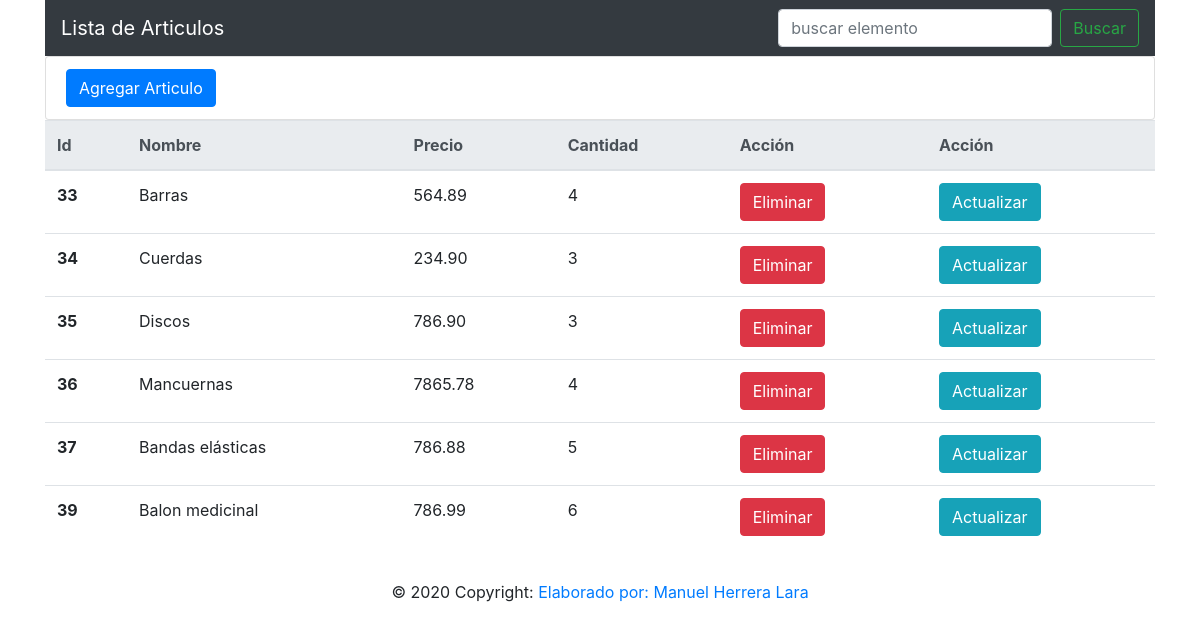
Before: /articulos/lista/ with the older database file.
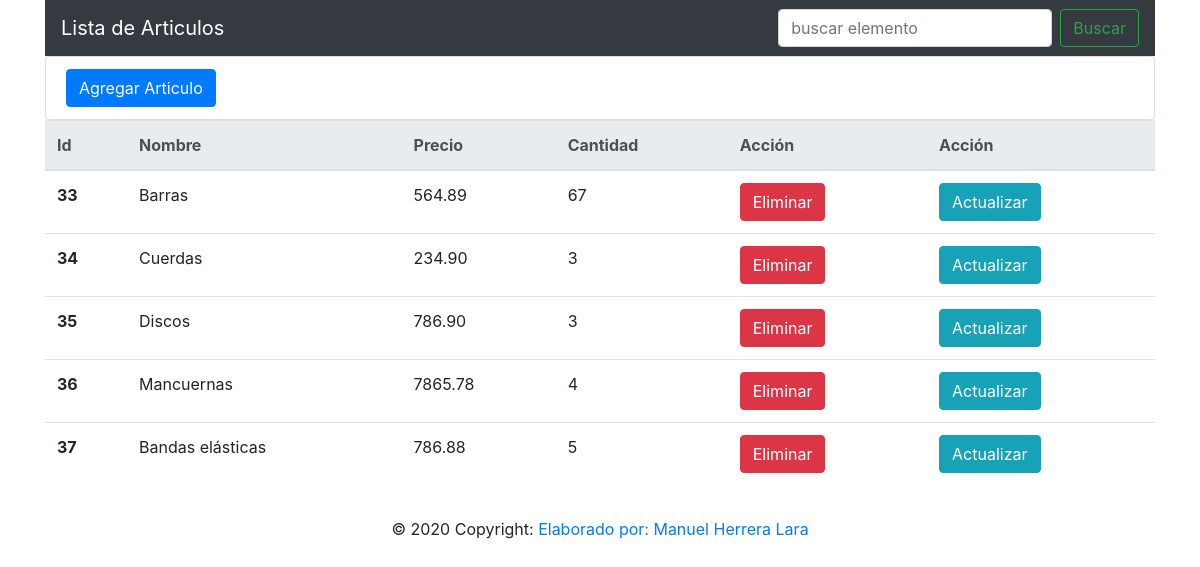
After: the same page with the newer database file.
### articulos/models.py (models this page shows, shortened)
class Articulo(models.Model):
    nombre = models.CharField("Nombre", max_length=100)
    cantidad = models.IntegerField("Stock")
    precio = models.DecimalField("Precio unitario", max_digits=10, decimal_places=2)
    descripcion = models.TextField("Descripción", null=True, blank=True)

### articulos/views.py (the view)
# urls.py: path('lista/', views.lista, name="lista_articulos"),
def lista(request):
    articulos = Articulo.objects.all()
    return render(request, 'articulos/lista_articulos.html', {'articulos': articulos})

### articulos/templates/articulos/lista_articulos.html
{% extends 'articulos/base.html' %}
{% block content%}
    <div class="container">
        <div>
            <ul class="list-group">
                <li class="list-group-item">
                    <a href="{% url 'articulos:agregar' %}">
                        <button type="button" class="btn btn-primary">Agregar Articulo</button>
                    </a>
                </li>
            </ul>
        </div>
        <table class="table">
            <thead class="thead-light">
                <tr>
                    <th scope="col">Id</th>
                    <th scope="col">Nombre</th>
                    <th scope="col">Precio</th>
                    <th scope="col">Cantidad</th>
                    <th acope="col">Acción</th>
                    <th scope="col">Acción</th>
                </tr>
            </thead>
            <tbody>
                {% for articulo in articulos %}
                    <tr>
                        <th scope="row">{{ articulo.id }}</th>
                        <td>{{ articulo.nombre }}</td>
                        <td>{{ articulo.precio }}</td>
                        <td>{{ articulo.cantidad }}</td>
                        <td>
                            <a href="{% url 'articulos:eliminar' articulo.id %}">
                                <button type="button" class="btn btn-danger">Eliminar</button>
                            </a>
                        </td>
                        <td>
                            <a href="{% url 'articulos:actualizar' articulo.id %}">
                                <button type="button" class="btn btn-info">Actualizar</button>
                            </a>
                        </td>
                    </tr>
                {% endfor %}
            </tbody>
        </table>
    </div>
{% endblock%}

Changed rows visible on the page:
removed Articulo: id "39", nombre "Balon medicinal", precio "786.99", cantidad "6"
changed Articulo "Barras": cantidad "4" → "67"
